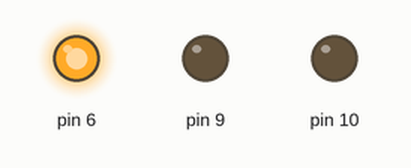
This sketch was run on a simulated Arduino Uno, built with avr-gcc and run on an emulated ATmega328P. Shown: output pins drawn as LEDs (lit = HIGH).

Above: at 0.05 s.
At 1.45 s:
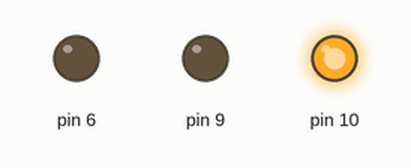
At 2.85 s:
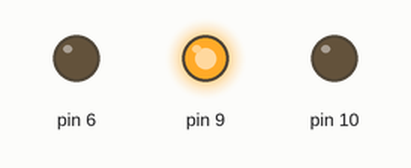
Timing chart, 0 to 3.1 s (numbered marks = the images above):
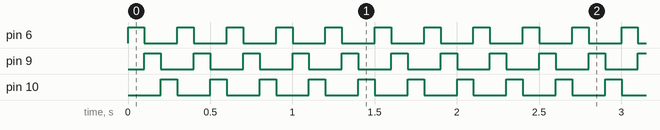

Measured:
- by itself, pin 6, pin 9, pin 10: alternates HIGH for 0.10 s and LOW for 0.20 s

The sketch:

photoShoot.ino
```cpp
#include <Ball.h>
#include <MsTimer2.h>
#include <EEPROM.h>

Ball ball;
int counter = 0;

void setup(){
//  Serial.begin(19200);
//  MsTimer2::set(50, processAD);
//  MsTimer2::start();
//  ball.setColor(255,128,0);
}


//void processAD(){
//  counter++;
//  if (counter % 2 == 0) {
//    turnOn();
//  } else {
//    turnOff();
//  }
//}

void loop() {
  ball.setColor(0,0,255);
  delay(100);
  ball.setColor(0,255,0);
  delay(100);
  ball.setColor(255,0,0);
  delay(100);
}
```
